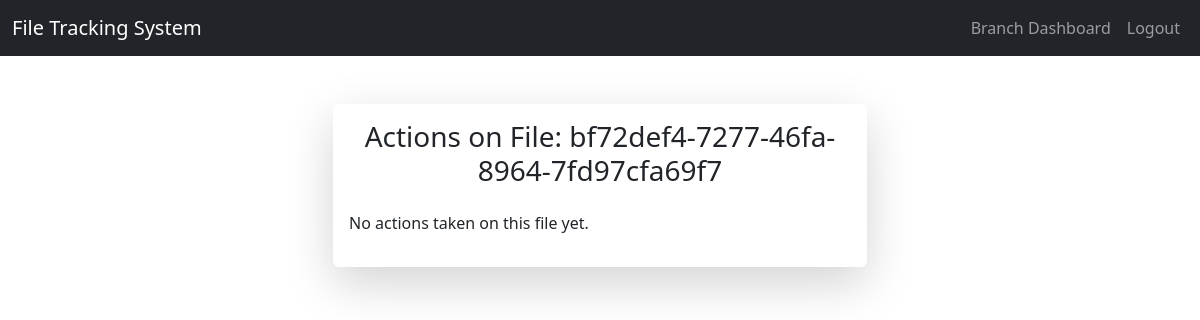
The app's page /file/1/actions/branch/ (signed in), older data.
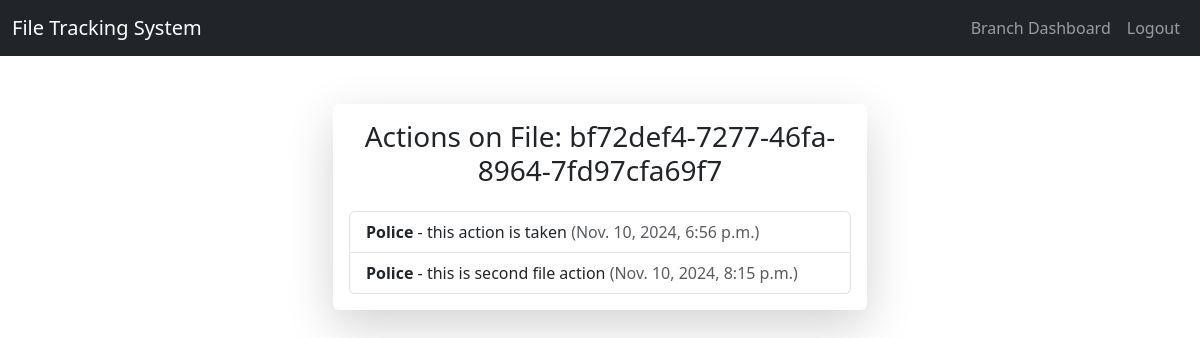
The same page, newer data.
### file_management/models.py (models this page shows, shortened)
class Action(models.Model):
    file = models.ForeignKey(File, on_delete=models.CASCADE)
    branch = models.ForeignKey(Department, on_delete=models.CASCADE)
    action_taken = models.CharField(max_length=100)
    action_taken_at = models.DateTimeField(auto_now_add=True)

class Department(models.Model):
    name = models.CharField(max_length=100)

### file_management/views.py (the view)
# urls.py: path('file/<int:file_id>/actions/branch/', views.view_file_actions_branch, name='view_file_actions_branch'),
@login_required
def view_file_actions_branch(request, file_id):
    file = get_object_or_404(File, id=file_id)
    department = request.user.profile.department  # Get the department of the current user (branch)
    actions = Action.objects.filter(file=file, branch=department)
    return render(request, 'view_file_actions.html', {
        'file': file,
        'actions': actions
    })

### templates/view_file_actions.html (shortened to what this page needs)
{% extends 'base.html' %}
{% block content %}
<div class="container mt-5">
    <div class="row justify-content-center">
        <div class="col-md-8 col-lg-6">
            <div class="card shadow-lg border-0">
                <div class="card-body">
                    <h3 class="text-center mb-4">Actions on File: {{ file.reference_number }}</h3>
                    {% if actions %}
                    <ul class="list-group">
                        {% for action in actions %}
                        <li class="list-group-item">
                            <strong>{{ action.branch.name }}</strong> -
                            {{ action.action_taken }}
                            <span class="text-muted">({{ action.action_taken_at }})</span>
                        </li>
                        {% endfor %}
                    </ul>
                    {% else %}
                    <p>No actions taken on this file yet.</p>
                    {% endif %}
                </div>
            </div>
        </div>
    </div>
</div>
{% endblock %}

Row changes from the older to the newer data that the page shows:
added Action: branch.name "Police", action_taken "this action is taken", action_taken_at "Nov. 10, 2024, 6:56 p.m."
added Action: branch.name "Police", action_taken "this is second file action", action_taken_at "Nov. 10, 2024, 8:15 p.m."
Text that changed along with them:
text no longer shown: "No actions taken on this file yet."
